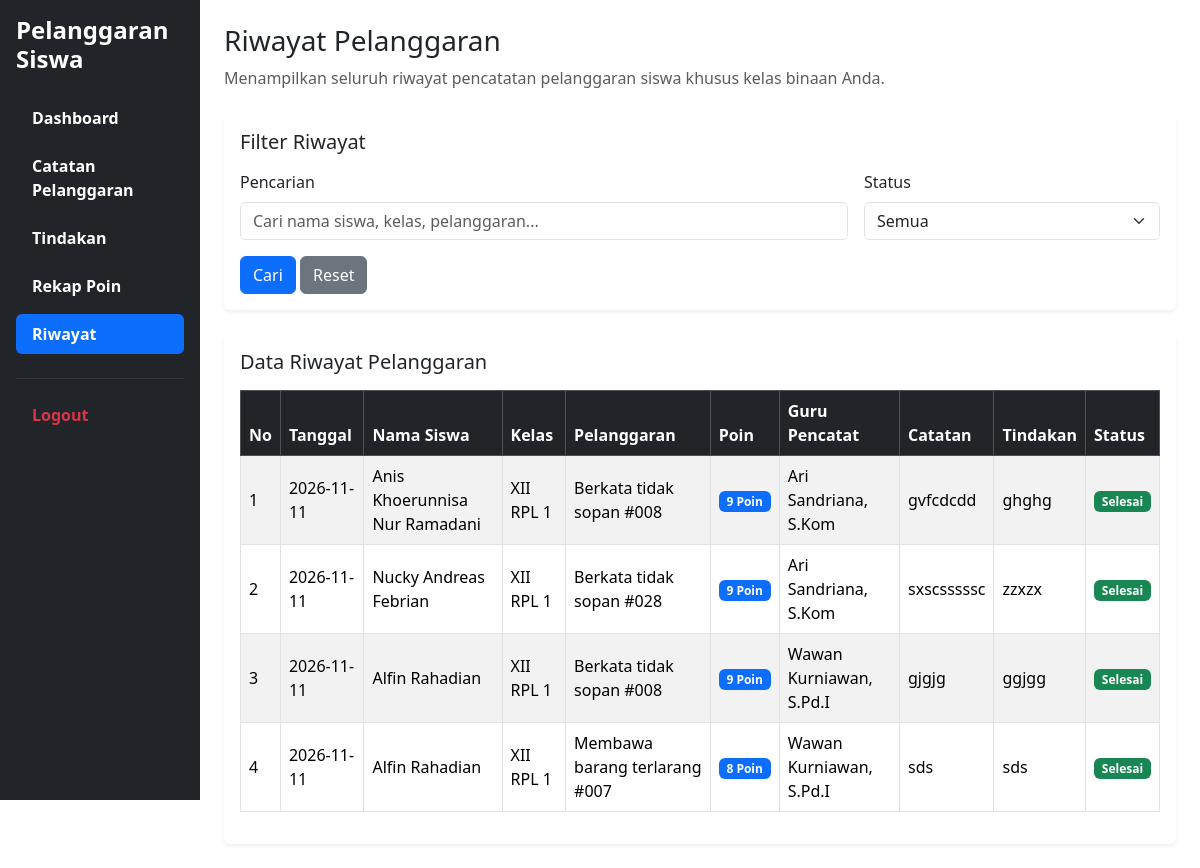
Before: /riwayat.php (signed in) with the older database file.
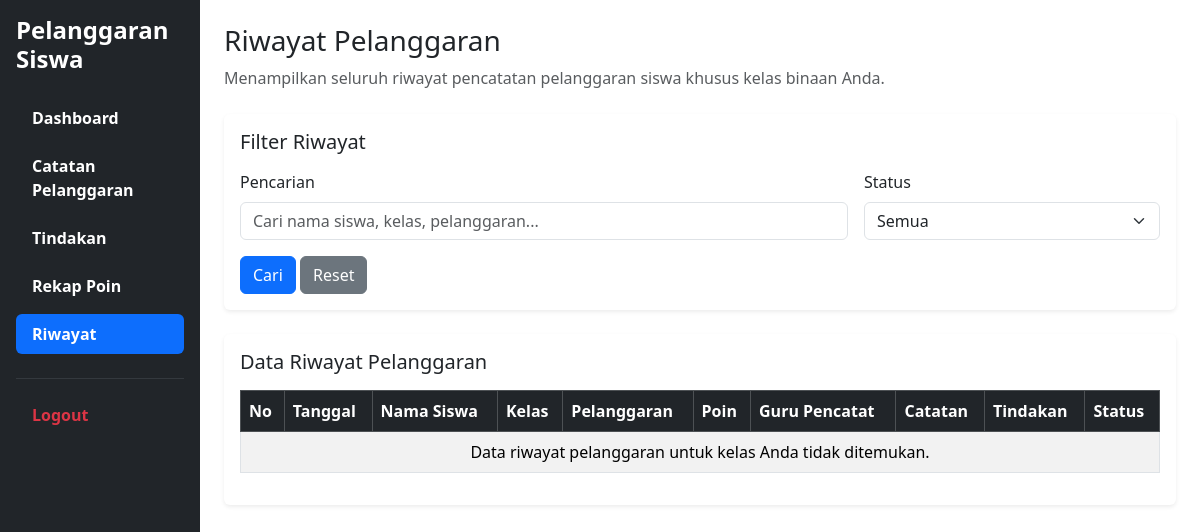
After: the same page with the newer database file.
### tables this page shows
CREATE TABLE `t_pelanggaran_siswa` (
  `id` int(11) NOT NULL,
  `tahun_ajaran_id` int(11) DEFAULT NULL,
  `siswa_id` int(11) DEFAULT NULL,
  `nama_siswa` varchar(150) NOT NULL,
  `kelas_id` int(11) DEFAULT NULL,
  `nama_kelas` varchar(100) NOT NULL,
  `pelanggaran_id` int(11) DEFAULT NULL,
  `nama_pelanggaran` varchar(150) NOT NULL,
  `pelanggaran_kategori_id` int(11) DEFAULT NULL,
  `guru_id` int(11) DEFAULT NULL,
  `nama_guru` varchar(150) NOT NULL,
  `tanggal` date DEFAULT NULL,
  `keterangan` text NOT NULL,
  `poin` int(11) NOT NULL,
  `tindakan` text NOT NULL,
  `status` varchar(30) NOT NULL,
  `created_at` timestamp NOT NULL DEFAULT current_timestamp(),
  `updated_at` timestamp NOT NULL DEFAULT current_timestamp()
);

### riwayat.php (the view, shortened to what this page needs)
<?php
require_once 'config/koneksi.php';
function e($data) {
    return htmlspecialchars((string)($data ?? ''), ENT_QUOTES, 'UTF-8');
}
$cari = trim($_GET['cari'] ?? '');
$where = " WHERE 1=1 ";
$params = [];
$types = '';
$sql = "
    SELECT
        ps.id,
        ps.siswa_id,
        ps.nama_siswa,
        COALESCE(k.nama, ps.nama_kelas, 'Tanpa Kelas') AS nama_kelas,
        COALESCE(tp.nama, ps.nama_pelanggaran, '-') AS nama_pelanggaran,
        COALESCE(g_pencatat.nama, ps.nama_guru, 'Sistem / Wali Kelas') AS nama_guru,
        ps.tanggal,
        ps.keterangan,
        ps.poin,
        ps.tindakan,
        ps.status
    FROM t_pelanggaran_siswa ps
    LEFT JOIN t_kelas_siswa ks ON ks.siswa_id = ps.siswa_id AND ks.status_aktif = 1
    LEFT JOIN t_kelas k ON k.id = COALESCE(ps.kelas_id, ks.kelas_id)
    LEFT JOIN t_pelanggaran tp ON tp.id = ps.pelanggaran_id
    LEFT JOIN t_guru g_pencatat ON g_pencatat.id = ps.guru_id
    $where
    AND k.id IS NOT NULL
    ORDER BY ps.tanggal DESC, ps.id DESC
";
$stmt = mysqli_prepare($koneksi, $sql);
bindParams($stmt, $types, $params);
mysqli_stmt_execute($stmt);
$result = mysqli_stmt_get_result($stmt);
?>
<!DOCTYPE html>
<html lang="id">
<head>
    <link href="https://cdn.jsdelivr.net/npm/bootstrap@5.3.8/dist/css/bootstrap.min.css" rel="stylesheet">
</head>
<body>
<div class="container-fluid">
    <div class="row">
        <div class="col-md-3 col-lg-2 bg-dark min-vh-100 p-3 sticky-top" style="top: 0; height: 100vh; overflow-y: auto;">
            <h4 class="text-white fw-bold mb-4">Pelanggaran Siswa</h4>
            <ul class="nav nav-pills flex-column">
                <li class="nav-item mb-2"><a href="dashboard.php" class="nav-link text-white"><span class="fw-bold">Dashboard</span></a></li>
                <li class="nav-item mb-2"><a href="catatan_pelanggaran.php" class="nav-link text-white"><span class="fw-bold">Catatan Pelanggaran</span></a></li>
                <li class="nav-item mb-2"><a href="Tindakan.php" class="nav-link text-white"><span class="fw-bold">Tindakan</span></a></li>
                <li class="nav-item mb-2"><a href="rekap_poin.php" class="nav-link text-white"><span class="fw-bold">Rekap Poin</span></a></li>
                <li class="nav-item mb-2"><a href="riwayat.php" class="nav-link active"><span class="fw-bold">Riwayat</span></a></li>
                <hr class="text-secondary">
                <li class="nav-item"><a href="logout.php" class="nav-link text-danger"><span class="fw-bold">Logout</span></a></li>
            </ul>
        </div>
        <main class="col-md-9 col-lg-10 p-4">
            <div class="mb-4">
                <h3>Riwayat Pelanggaran</h3>
                <p class="text-muted">Menampilkan seluruh riwayat pencatatan pelanggaran siswa khusus kelas binaan Anda.</p>
            </div>
            <div class="card shadow-sm mb-4 border-0">
                <div class="card-body">
                    <h5 class="mb-3">Filter Riwayat</h5>
                    <form method="GET" class="row g-3">
                        <div class="col-md-8">
                            <label class="form-label">Pencarian</label>
                            <input type="text" name="cari" class="form-control" placeholder="Cari nama siswa, kelas, pelanggaran..." value="<?= e($cari) ?>">
                        </div>
                        <div class="col-md-4">
                            <label class="form-label">Status</label>
                            <select name="status" class="form-select">
                                <option value="">Semua</option>
                            </select>
                        </div>
                        <div class="col-12">
                            <button type="submit" class="btn btn-primary">Cari</button>
                            <a href="riwayat.php" class="btn btn-secondary">Reset</a>
                        </div>
                    </form>
                </div>
            </div>
            <div class="card shadow-sm border-0">
                <div class="card-body">
                    <h5 class="mb-3">Data Riwayat Pelanggaran</h5>
                    <div class="table-responsive">
                        <table class="table table-bordered table-striped align-middle">
                            <thead class="table-dark">
                                <tr>
                                    <th>No</th>
                                    <th>Tanggal</th>
                                    <th>Nama Siswa</th>
                                    <th>Kelas</th>
                                    <th>Pelanggaran</th>
                                    <th>Poin</th>
                                    <th>Guru Pencatat</th>
                                    <th>Catatan</th>
                                    <th>Tindakan</th>
                                    <th>Status</th>
                                </tr>
                            </thead>
                            <tbody>
                            <?php if (mysqli_num_rows($result) > 0): ?>
                                <?php $no = 1; ?>
                                <?php while ($row = mysqli_fetch_assoc($result)): ?>
                                    <tr>
                                        <td><?= $no++ ?></td>
                                        <td><?= e($row['tanggal']) ?></td>
                                        <td><?= e($row['nama_siswa']) ?></td>
                                        <td><?= e($row['nama_kelas']) ?></td>
                                        <td><?= e($row['nama_pelanggaran']) ?></td>
                                        <td><span class="badge bg-primary"><?= e($row['poin']) ?> Poin</span></td>
                                        <td><?= e($row['nama_guru']) ?></td>
                                        <td><?= e($row['keterangan']) ?></td>
                                        <td><?= e($row['tindakan']) ?></td>
                                        <td>
                                            <?php
                                            $warna = 'secondary';
                                            if (strtolower($row['status']) === 'selesai') {
                                                $warna = 'success';
                                            } elseif (strtolower($row['status']) === 'diproses') {
                                                $warna = 'warning';
                                            } elseif (strtolower($row['status']) === 'tercatat') {
                                                $warna = 'primary';
                                            }
                                            ?>
                                            <span class="badge bg-<?= $warna ?>"><?= e(ucfirst($row['status'])) ?></span>
                                        </td>
                                    </tr>
                                <?php endwhile; ?>
                            <?php else: ?>
                                <tr>
                                    <td colspan="10" class="text-center">Data riwayat pelanggaran untuk kelas Anda tidak ditemukan.</td>
                                </tr>
                            <?php endif; ?>
                            </tbody>
                        </table>
                    </div>
                </div>
            </div>
        </main>
    </div>
</div>
</body>
</html>

Changed rows visible on the page:
removed t_pelanggaran_siswa: tanggal "2026-11-11", nama_siswa "Anis Khoerunnisa Nur Ramadani", nama_kelas "XII RPL 1", nama_pelanggaran "Berkata tidak sopan #008", poin "9", nama_guru "Ari Sandriana, S.Kom", keterangan "gvfcdcdd", tindakan "ghghg", status "Selesai"
removed t_pelanggaran_siswa: tanggal "2026-11-11", nama_siswa "Nucky Andreas Febrian", nama_kelas "XII RPL 1", nama_pelanggaran "Berkata tidak sopan #028", poin "9", nama_guru "Ari Sandriana, S.Kom", keterangan "sxscsssssc", tindakan "zzxzx", status "Selesai"
removed t_pelanggaran_siswa: tanggal "2026-11-11", nama_siswa "Alfin Rahadian", nama_kelas "XII RPL 1", nama_pelanggaran "Berkata tidak sopan #008", poin "9", nama_guru "Wawan Kurniawan, S.Pd.I", keterangan "gjgjg", tindakan "ggjgg", status "Selesai"
removed t_pelanggaran_siswa: tanggal "2026-11-11", nama_siswa "Alfin Rahadian", nama_kelas "XII RPL 1", nama_pelanggaran "Membawa barang terlarang #007", poin "8", nama_guru "Wawan Kurniawan, S.Pd.I", keterangan "sds", tindakan "sds", status "Selesai"
Other visible differences:
text now shown: "Data riwayat pelanggaran untuk kelas Anda tidak ditemukan."
